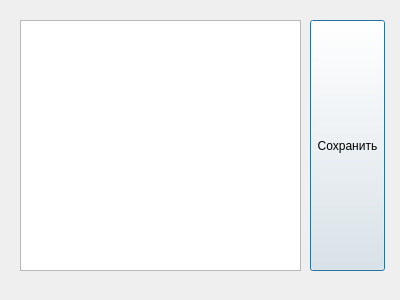
<?xml version="1.0" encoding="UTF-8"?>
<ui version="4.0">
 <class>table</class>
 <widget class="QDialog" name="table">
  <property name="geometry">
   <rect>
    <x>0</x>
    <y>0</y>
    <width>400</width>
    <height>300</height>
   </rect>
  </property>
  <property name="windowTitle">
   <string>Dialog</string>
  </property>
  <widget class="QPushButton" name="save">
   <property name="geometry">
    <rect>
     <x>310</x>
     <y>20</y>
     <width>75</width>
     <height>251</height>
    </rect>
   </property>
   <property name="text">
    <string>Сохранить</string>
   </property>
  </widget>
  <widget class="QTextEdit" name="textEdit">
   <property name="geometry">
    <rect>
     <x>20</x>
     <y>20</y>
     <width>281</width>
     <height>251</height>
    </rect>
   </property>
  </widget>
 </widget>
 <resources/>
 <connections/>
</ui>
